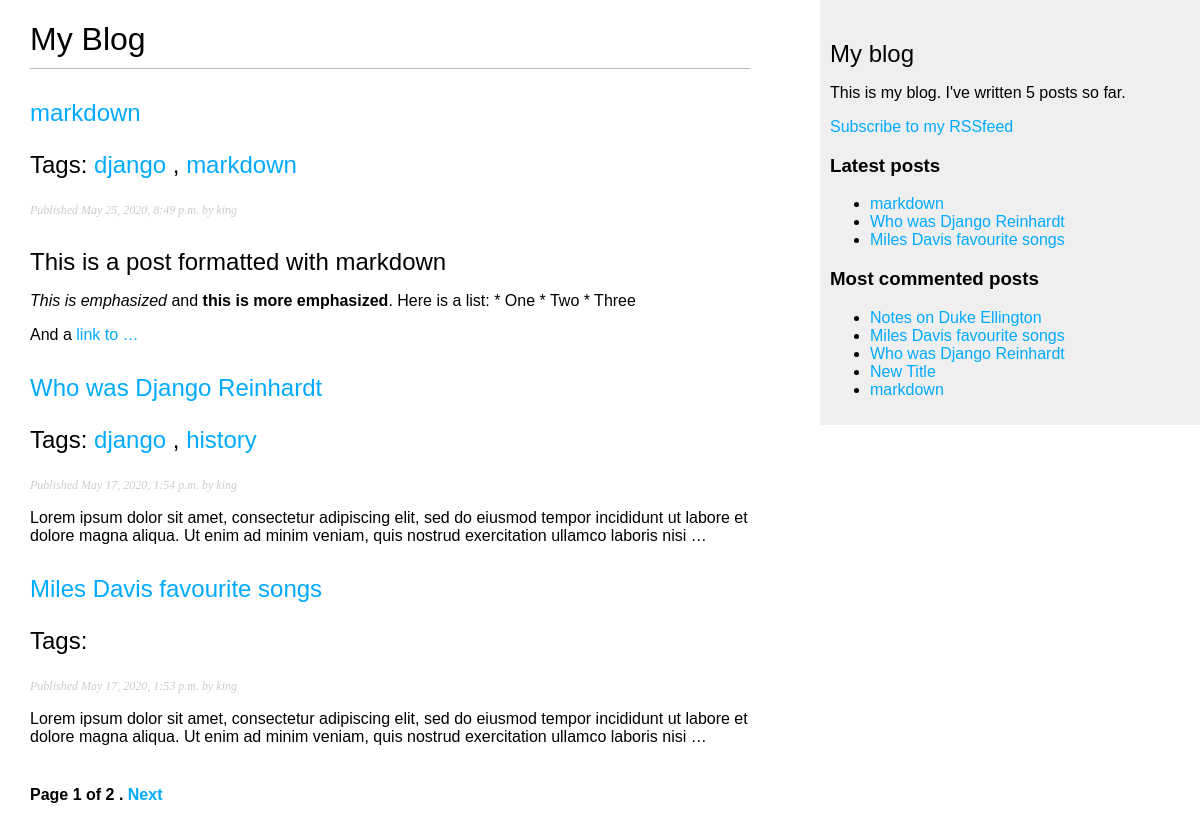
Screenshot of /blog/ with the database file from the repository.
### blog/models.py (models this page shows, shortened)
class Post(models.Model):
    STATUS_CHOICES = (
        ('draft', 'Draft'),
        ('published', 'Published'),
    )
    title = models.CharField(max_length=250)
    slug = models.SlugField(max_length=250,unique_for_date='publish')
    author = models.ForeignKey(User,on_delete=models.CASCADE,related_name='blog_posts')
    body = models.TextField()
    publish = models.DateTimeField(default=timezone.now)
    created = models.DateTimeField(auto_now_add=True)
    updated = models.DateTimeField(auto_now=True)
    status = models.CharField(max_length=10,choices=STATUS_CHOICES,default='draft')
    class Meta:
        ordering = ('-publish',)
    objects = models.Manager()
    published = PublishedManager()
    def get_absolute_url(self):
        return reverse('blog:post_detail',args=[self.publish.year,self.publish.month,self.publish.day, self.slug])
    tags = TaggableManager()

### blog/views.py (the view)
# urls.py: path('', views.post_list, name='post_list'),
def post_list(request, tag_slug=None):
    object_list = Post.published.all()
    tag = None
    if tag_slug:
        tag = get_object_or_404(Tag, slug=tag_slug)
        object_list = object_list.filter(tags__in=[tag])
    paginator = Paginator(object_list, 3)
    page = request.GET.get('page')
    try:
        posts = paginator.page(page)
    except PageNotAnInteger:
        posts = paginator.page(1)
    except EmptyPage:
        posts = paginator.page(paginator.num_pages)
    return render(request,'blog/post/list.html',{'page': page,'posts': posts, 'tag': tag})

### blog/models.py (called while the page is built)
    def get_queryset(self):
        return super(PublishedManager,self).get_queryset().filter(status='published')

### blog/templatetags/blog_tags.py (called while the page is built)
@register.simple_tag
def total_posts():
    return Post.published.count()

@register.inclusion_tag('blog/post/latest_posts.html')
def show_latest_posts(count=5):
    latest_posts = Post.published.order_by('-publish')[:count]
    return {'latest_posts': latest_posts}

@register.simple_tag
def get_most_commented_posts(count=5):
    return Post.published.annotate(total_comments=Count('comments')).order_by('-total_comments')[:count]

@register.filter(name='markdown')
def markdown_format(text):
    return mark_safe(markdown.markdown(text))

### blog/templates/blog/post/list.html (shortened to what this page needs)
{% extends "blog/base.html" %}
{% load blog_tags %}
{% block content %}
    <h1>My Blog</h1>
    {% for post in posts %}
        <h2>
            <a href="{{ post.get_absolute_url }}">
                {{ post.title }}
            </a>
            <p class="tags">
                Tags:
                {% for tag in post.tags.all %}
                    <a href="{% url "blog:post_list_by_tag" tag.slug %}">
                        {{ tag.name }}
                    </a>
                    {% if not forloop.last %}, {% endif %}
                {% endfor %}
            </p>
        </h2>
        <p class="date">
            Published {{ post.publish }} by {{ post.author }}
        </p>
        {{ post.body|markdown|truncatewords_html:30 }}
    {% endfor %}
    {% include "pagination.html" with page=posts %}
{% endblock %}

### blog/templates/blog/base.html (shortened to what this page needs)
{% load blog_tags %}
{% load static %}
<!DOCTYPE html>
<html>
<head>
    <link href="{% static "css/blog.css" %}" rel="stylesheet">
</head>
<body>
    <div id="content">
        {% block content %}
        {% endblock %}
    </div>
    <div id="sidebar">
        <h2>My blog</h2>
        <p>This is my blog. I've written {% total_posts %} posts so far.</p>
        <p>
            <a href="{% url "blog:post_feed" %}">Subscribe to my RSSfeed</a>
        </p>
        <h3>Latest posts</h3>
        {% show_latest_posts 3 %}
        <h3>Most commented posts</h3>
        {% get_most_commented_posts as most_commented_posts %}
        <ul>
            {% for post in most_commented_posts %}
                <li>
                    <a href="{{ post.get_absolute_url }}">{{ post.title }}</a>
                </li>
            {% endfor %}
        </ul>
    </div>
</body>
</html>

### blog/templates/pagination.html (shortened to what this page needs)
<div class="pagination">
    <span class="step-links">
        <span class="current">
            Page {{ page.number }} of {{ page.paginator.num_pages }} .
        </span>
        {% if page.has_next %}
            <a href="?page={{ page.next_page_number }}">Next</a>
        {% endif %}
    </span>
</div>

### blog/templates/blog/post/latest_posts.html
<ul>
    {% for post in  latest_posts%}
        <li>
            <a href="{{ post.get_absolute_url }}">{{ post.title }}</a>
        </li>
    {% endfor %}
</ul>

### blog/static/css/blog.css (style rules this page uses)
body { margin:0; padding:0; font-family:helvetica, sans-serif; }
a { color:#00abff; text-decoration:none; }
h1 { font-weight:normal; border-bottom:1px solid #bbb; padding:0 0 10px 0; }
h2 { font-weight:normal; margin:30px 0 0; }
#content { float:left; width:60%; padding:0 0 0 30px; }
#sidebar { float:right; width:30%; padding:10px; background:#efefef; height:100%; }
p.date { color:#ccc; font-family: georgia, serif; font-size: 12px; font-style: italic; }
.pagination { margin:40px 0; font-weight:bold; }

### rows the page displays
Post: title "markdown", publish "May 25, 2020, 8:49 p.m.", author "king", body "This is a post formatted with markdown This is emphasized and this is more emphasized . Here is a list: * One * Two * Three And a link to …"
Tag: name "django"
Tag: name "markdown"
Post: title "Who was Django Reinhardt", publish "May 17, 2020, 1:54 p.m.", author "king", body "Lorem ipsum dolor sit amet, consectetur adipiscing elit, sed do eiusmod tempor incididunt ut labore et dolore magna aliqua. Ut enim ad minim veniam, quis nostrud exercitation ullamco laboris nisi …"
Tag: name "history"
Post: title "Miles Davis favourite songs", publish "May 17, 2020, 1:53 p.m.", author "king", body "Lorem ipsum dolor sit amet, consectetur adipiscing elit, sed do eiusmod tempor incididunt ut labore et dolore magna aliqua. Ut enim ad minim veniam, quis nostrud exercitation ullamco laboris nisi …"
Post: title "Notes on Duke Ellington"
Post: title "New Title"

### other values shown
{{ page.number }} "1"
{{ page.paginator.num_pages }} "2"
